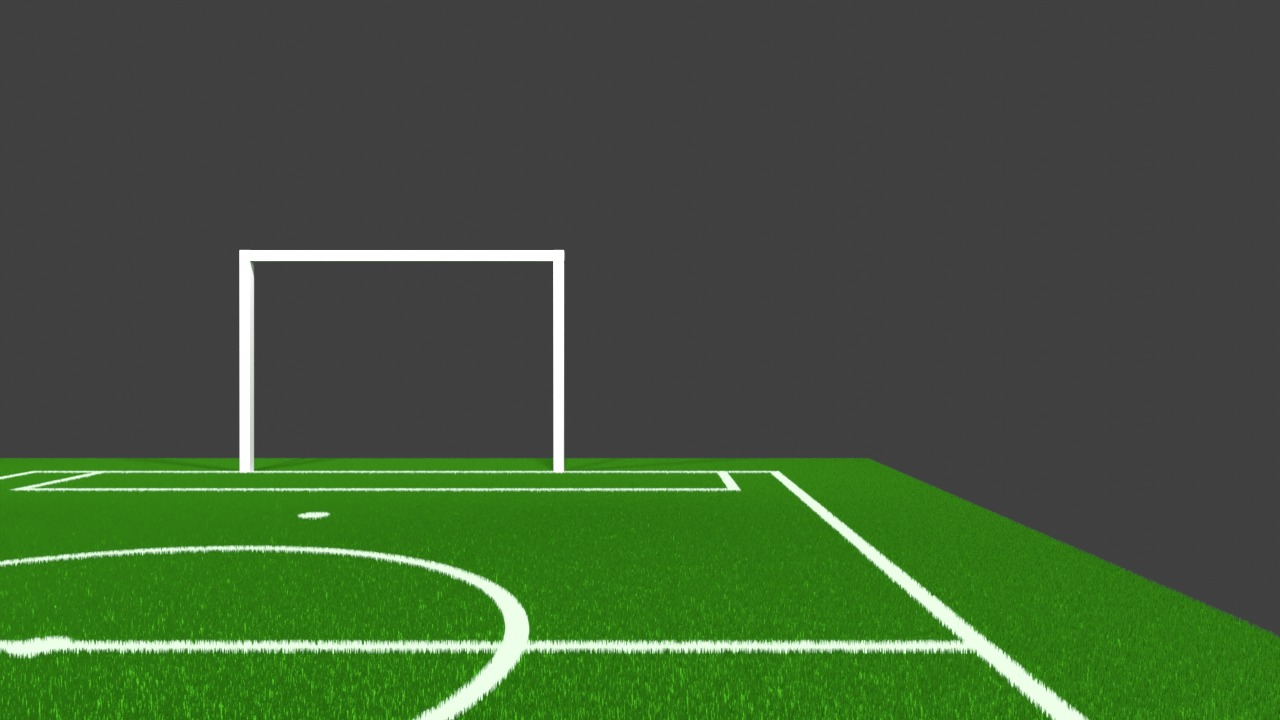
//> input picture ALTAIR_vision/samplesIMG/WhatsApp Image 2024-12-21 at 15.46.52.jpeg, 1280 x 720 px, given in place of sample3.mp4, which was not available
$ ./ball   (built with g++ and OpenCV 4)
//> lines starting //> are read from the running program, lines starting //| are printed output that depends on the picture; after the words box and inside, x2 and y2 are one past the last pixel; in counts of white or black regions, pixels touching at a corner belong together; pictures that were not available may be replaced by others from this repository, and a replacement may not be noted
### ALTAIR_vision/ball_detection/include/ball.hpp
#ifndef BALL
#define BALL

#include <opencv2/opencv.hpp>
#include <iostream>
#include <utility>
#include <vector>
#include <numeric>


// Global variables to mimic the Python global variables (center_x, center_y)
extern int center_x ;
extern int center_y ;

// Function declarations
cv::Mat ball(const cv::Mat &frame) ;
std::pair<cv::Mat, cv::Mat> field(const cv::Mat &frame);
std::pair<int, int> find_first_last_orange(const cv::Mat &line_data, int line_start) ;
std::pair<int, int> find_top_bottom_orange(const cv::Mat &column_data, int col_start) ;
std::vector<double> movingAverage(const std::vector<double>& data, int windowSize) ;
cv::Mat detect(const cv::Mat &mask_ball, const cv::Mat &mask_field, cv::Mat frame, std::vector<double>& distanceHistory, int movingAverageWindow) ;


#endif

### ALTAIR_vision/ball_detection/ball.cpp
#include "ball.hpp"

// Global variable definitions
int center_x = 0;
int center_y = 0;

cv::Mat ball(const cv::Mat &frame) {
    // Convert to HSV color space
    cv::Mat hsv;
    cv::cvtColor(frame, hsv, cv::COLOR_BGR2HSV);

    // Define lower and upper bounds for orange color
    cv::Scalar lower_orange(1, 80, 20);
    cv::Scalar upper_orange(25, 255, 255);

    // Threshold the HSV image to get only orange colors
    cv::Mat mask_ball;
    cv::inRange(hsv, lower_orange, upper_orange, mask_ball);

    // Create a kernel of ones for morphological operations
    cv::Mat kernel = cv::Mat::ones(15, 15, CV_8U);
    cv::morphologyEx(mask_ball, mask_ball, cv::MORPH_CLOSE, kernel);

    return mask_ball;
}

std::pair<cv::Mat, cv::Mat> field(const cv::Mat &frame) {
    // Define lower and upper bounds for green color
    cv::Scalar low_green(30, 30, 45);
    cv::Scalar up_green(85, 255, 255);

    // Convert the frame to HSV color space
    cv::Mat hsv;
    cv::cvtColor(frame, hsv, cv::COLOR_BGR2HSV);

    // Create an elliptical structuring element (kernel) for morphological operations
    cv::Mat kernel = cv::getStructuringElement(cv::MORPH_ELLIPSE, cv::Size(3, 3));

    // Threshold the HSV image to get only green colors
    cv::Mat green_mask;
    cv::inRange(hsv, low_green, up_green, green_mask);

    // Perform erosion followed by dilation
    cv::Mat green_mask1, green_mask2;
    cv::erode(green_mask, green_mask1, kernel, cv::Point(-1,-1), 1);
    cv::dilate(green_mask1, green_mask2, kernel, cv::Point(-1,-1), 6);

    // Find contours in the mask
    std::vector<std::vector<cv::Point>> contours;
    std::vector<cv::Vec4i> hierarchy;
    cv::findContours(green_mask2, contours, hierarchy, cv::RETR_EXTERNAL, cv::CHAIN_APPROX_SIMPLE);

    if (contours.empty()) {
        // If no contours found, return the original frame and an empty mask of the same size as green_mask2
        return std::make_pair(frame, cv::Mat::zeros(green_mask2.size(), green_mask2.type()));
    }

    // Find the largest contour based on area
    double max_area = 0;
    int max_index = -1;
    for (size_t i = 0; i < contours.size(); i++) {
        double area = cv::contourArea(contours[i]);
        if (area > max_area) {
            max_area = area;
            max_index = static_cast<int>(i);
        }
    }

    std::vector<cv::Point> largest_contour = contours[max_index];

    // Compute the convex hull of the largest contour
    std::vector<cv::Point> hull;
    cv::convexHull(largest_contour, hull);

    // Create a mask of zeros and draw the convex hull on it
    cv::Mat mask = cv::Mat::zeros(green_mask2.size(), green_mask2.type());
    std::vector<std::vector<cv::Point>> hulls;
    hulls.push_back(hull);
    cv::drawContours(mask, hulls, -1, cv::Scalar(255), cv::FILLED);

    // Create ROI by masking the original frame
    cv::Mat roi_frame;
    cv::bitwise_and(frame, frame, roi_frame, mask);

    return std::make_pair(roi_frame, mask);
}

// [66 lines left out: functions find_first_last_orange, find_top_bottom_orange, movingAverage, not called in this run]

cv::Mat detect(const cv::Mat &mask_ball, const cv::Mat &mask_field, cv::Mat frame, std::vector<double>& distanceHistory, int movingAverageWindow) {

    cv::Mat blurred_ball_mask;
    cv::GaussianBlur(mask_ball, blurred_ball_mask, cv::Size(9, 9), 2);

    // Detect circles using HoughCircles
    std::vector<cv::Vec3f> circles;
    cv::HoughCircles(blurred_ball_mask, circles, cv::HOUGH_GRADIENT, 1.2, 50, 50, 30, 1, 1000);

    if (!circles.empty()) {
        // Convert circle parameters to integer values (the rounding is achieved by casting after rounding)
        for (size_t i = 0; i < circles.size(); i++) {
            int x = cvRound(circles[i][0]);
            int y = cvRound(circles[i][1]);
            int r = cvRound(circles[i][2]);
            int stroke = static_cast<int>(1.1 * r);

            // Horizontal line processing
            int line_y = y;
            int line_x_start = std::max(0, x - stroke);
            int line_x_end = std::min(mask_ball.cols - 1, x + stroke);
            // Get a horizontal slice (row) from mask_ball with proper range
            cv::Rect hRect(line_x_start, line_y, line_x_end - line_x_start, 1);
            if (hRect.width <= 0) {
                continue;
            }
            cv::Mat orange_hline = mask_ball(hRect).clone();
            // Reshape to 1 row for processing
            orange_hline = orange_hline.reshape(0, 1);

            std::pair<int, int> first_last = find_first_last_orange(orange_hline, line_x_start);
            int first_orange = first_last.first;
            int last_orange = first_last.second;

            if (first_orange == -1 || last_orange == -1) {
                continue;
            }

            int total_x_pixel = last_orange - first_orange;
            int r_new = total_x_pixel / 2;
            int x_new = first_orange + r_new;

            // Vertical line processing
            int line_x = x_new;
            int line_y_start = y - stroke;
            int line_y_end = y + stroke;

            // Clamp vertical boundaries
            line_y_start = std::max(0, line_y_start);
            line_y_end = std::min(mask_ball.rows - 1, line_y_end);
            if (line_y_end - line_y_start <= 0) {
                continue;
            }
            cv::Rect vRect(line_x, line_y_start, 1, line_y_end - line_y_start);
            cv::Mat orange_vline = mask_ball(vRect).clone();

            // Reshape to single column
            orange_vline = orange_vline.reshape(0, orange_vline.rows);

            std::pair<int, int> top_bot = find_top_bottom_orange(orange_vline, line_y_start);
            int top_orange = top_bot.first;
            int bot_orange = top_bot.second;

            if (top_orange == -1 || bot_orange == -1) {
                continue;
            }

            int total_y_pixel = abs(top_orange - bot_orange);
            int y_new = bot_orange - (total_y_pixel / 2);

            if (y_new != y) {
                line_y = y_new;
                cv::Rect hRect2(line_x_start, line_y, line_x_end - line_x_start, 1);
                if (hRect2.width <= 0) {
                    continue;
                }
                cv::Mat orange_hline2 = mask_ball(hRect2).clone();
                orange_hline2 = orange_hline2.reshape(0, 1);
                std::pair<int, int> first_last2 = find_first_last_orange(orange_hline2, line_x_start);
                first_orange = first_last2.first;
                last_orange = first_last2.second;

                if (first_orange == -1 || last_orange == -1) {
                    continue;
                }

                total_x_pixel = last_orange - first_orange;
                r_new = total_x_pixel / 2;
                x_new = first_orange + r_new;
            }

            int R = static_cast<int>(r_new * 1.5);  // jarak deteksi

            int x1 = std::max(x_new - R, 0);
            int y1 = std::max(y_new - R, 0);
            int x2 = std::min(x_new + R, frame.cols);
            int y2 = std::min(y_new + R, frame.rows);
            // cv::rectangle(frame, Point(x1, y1), Point(x2, y2), Scalar(0, 255, 0), 2);

            // Compute the ratio of green in the surrounding field area
            cv::Rect surroundingRect(x1, y1, x2 - x1, y2 - y1);
            cv::Mat surrounding_field = mask_field(surroundingRect);
            double field_pixels = cv::countNonZero(surrounding_field);
            double field_ratio = field_pixels / (surrounding_field.size().area());

            // Compute the ratio of orange in the surrounding ball area
            cv::Mat surrounding_ball = mask_ball(surroundingRect);
            double ball_pixels = cv::countNonZero(surrounding_ball);
            double ball_ratio = ball_pixels / (surrounding_ball.size().area());

            if ((field_ratio > 0.16) && (ball_ratio < 0.47)) {
                cv::line(frame, cv::Point(x_new, y_new + r_new), cv::Point(x_new, y_new - r_new), cv::Scalar(0, 255, 0), 2);
                cv::line(frame, cv::Point(x_new - r_new, y_new), cv::Point(x_new + r_new, y_new), cv::Scalar(0, 255, 0), 2);
                cv::circle(frame, cv::Point(x_new, y_new), r_new, cv::Scalar(0, 255, 0), 2);
            } else {
                continue;
            }

          double actual_diameter=0.13;
          double focal_length=710.1;
          int detected_diameter=total_x_pixel;
          double distance=0;

          if(detected_diameter==0){
              distance=0 ;
          } else {
              distance=(actual_diameter*focal_length)/detected_diameter ;
          }

          distanceHistory.push_back(distance);

          // Apply moving average if we have enough data points
          if(distanceHistory.size() >= movingAverageWindow) {
              std::vector<double> smoothedDistances=movingAverage(distanceHistory,movingAverageWindow);

              // The latest smoothed distance is at the end of the vector
              double smoothedDistance=smoothedDistances.back();

              // Trend Analysis (Linear Extrapolation)
              double predictedDistance=0;
              if(smoothedDistances.size() >= 2){
                  double currentSmoothed=smoothedDistances.back();
                  double previousSmoothed=smoothedDistances[smoothedDistances.size()-2];
                  double trend=currentSmoothed-previousSmoothed;
                  predictedDistance = currentSmoothed+trend;
              }

              char text[200];
              sprintf(text,"Distance: %.2f m (Smoothed: %.2f m Predicted: %.2f m)",distance ,smoothedDistance,predictedDistance);
              cv::putText(frame,text ,cv::Point(0,40),cv::FONT_HERSHEY_SIMPLEX ,0.6 ,cv::Scalar(255 ,255 ,255),2 );

              printf( "Distance: %.2f m (Smoothed: %.2f m Predicted: %.2f m)\n",distance ,smoothedDistance,predictedDistance);
          } else {
              char text[100];
              sprintf(text,"Distance: %.2f m",distance );
              cv::putText(frame,text ,cv::Point(x_new-r_new,y_new+r_new+40),cv::FONT_HERSHEY_SIMPLEX ,0.6 ,cv::Scalar(255 ,255 ,255),2 );
          }

         cv::line(frame ,cv::Point(center_x,center_y),cv::Point(x_new ,y_new),cv::Scalar(255 ,255 ,255),2 );

         break ;
      }
   }

   return frame ;
}
int main() {
    // Open video file or camera stream
    cv::VideoCapture cap("/home/abyan/Documents/testing_CVc++/ALTAIR_vision/samplesIMG/sample3.mp4");
    // VideoCapture cap(0, CAP_V4L2);

    if (!cap.isOpened()) {
        std::cout << "Error: No Video Opened" << std::endl;
        return -1;
    }

    // Uncommented VideoWriter code as in the original Python code
    int fourcc = cv::VideoWriter::fourcc('m', 'p', '4', 'v');
    double fps = cap.get(cv::CAP_PROP_FPS);
    int width = static_cast<int>(cap.get(cv::CAP_PROP_FRAME_WIDTH));
    int height = static_cast<int>(cap.get(cv::CAP_PROP_FRAME_HEIGHT));
    cv::VideoWriter out("test2.mp4", fourcc, fps, cv::Size(width, height));

    // variables for measuring fps
    double currentFPS;
    double frameCount = 0;
    double startTime = static_cast<double>(cv::getTickCount());

    std::vector<double> distanceHistory; // Store the calculated distances
    int movingAverageWindow = 10; // Adjust the window size as needed

    while (true) {
        cv::Mat frame;
        bool ret = cap.read(frame);
//> frame is the input picture: 720 rows x 1280 cols, CV_8UC3; mean B, G, R 56.8, 88.4, 65.6
        if (!ret) {
            break;
        }

        frameCount++;

        // calculated elapsed time and fps
        double elapsedTime = (cv::getTickCount() - startTime) / cv::getTickFrequency();
        if (elapsedTime > 1.0) {
            currentFPS  = frameCount / elapsedTime;
            std::cout << "Current FPS: " << currentFPS << std::endl;

            // reset for next second
            frameCount = 0;
            startTime = static_cast<double>(cv::getTickCount());
        }

        int height = frame.rows;
        int width = frame.cols;

        center_x = width / 2;
        center_y = height / 2;

        int y_start = 0;
        int y_end = height;
        int x_start = 0;
        int x_end = width;

        // Draw vertical and horizontal lines on the frame
        cv::line(frame, cv::Point(center_x, y_start), cv::Point(center_x, y_end), cv::Scalar(255, 255, 255), 1);
        cv::line(frame, cv::Point(x_start, center_y), cv::Point(x_end, center_y), cv::Scalar(255, 255, 255), 1);

        // Process the field to get segmented field and its mask
        std::pair<cv::Mat, cv::Mat> fieldResult = field(frame);
//> in field, `cv::inRange(hsv, low_green, up_green, green_mask);`:
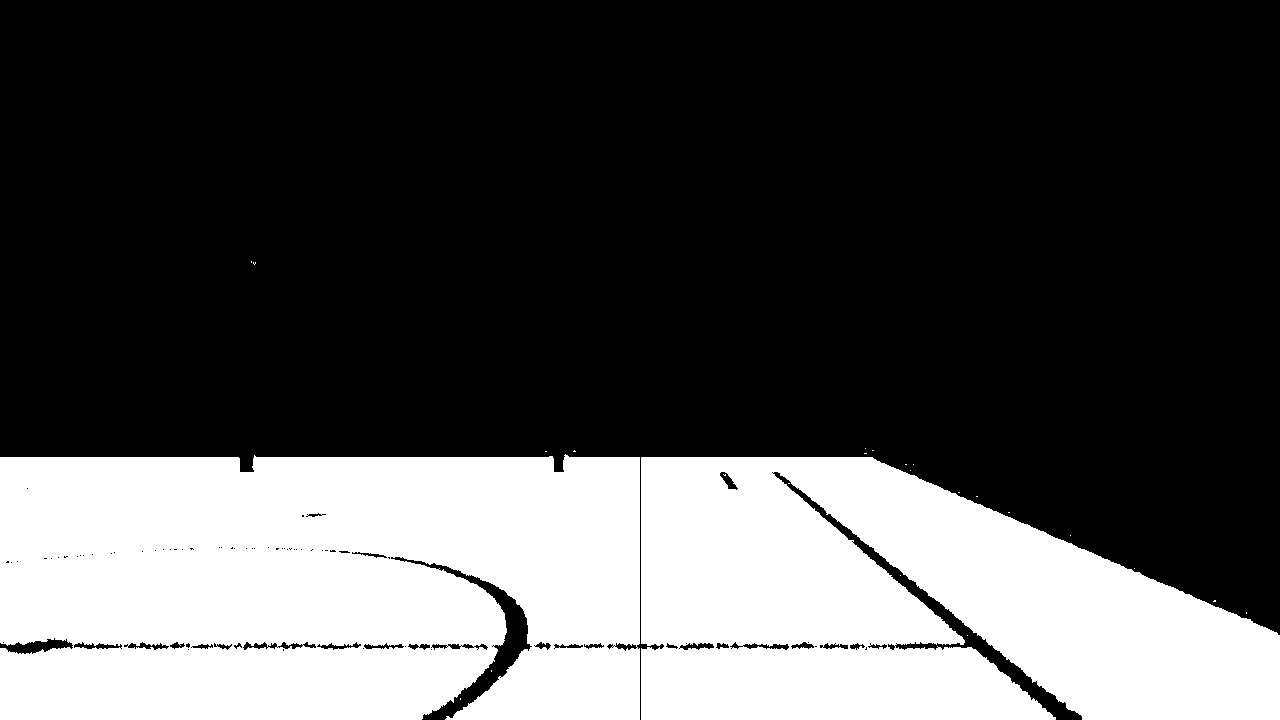
//> green_mask: 720 rows x 1280 cols, CV_8UC1; 31.3% white; 25 white regions (23 under 20 px), largest, box (x1, y1, x2, y2) and area: (0, 454, 640, 720) 162179, (641, 457, 1280, 720) 126609
//> in field, `cv::dilate(green_mask1, green_mask2, kernel, cv::Point(-1,-1), 6);`:
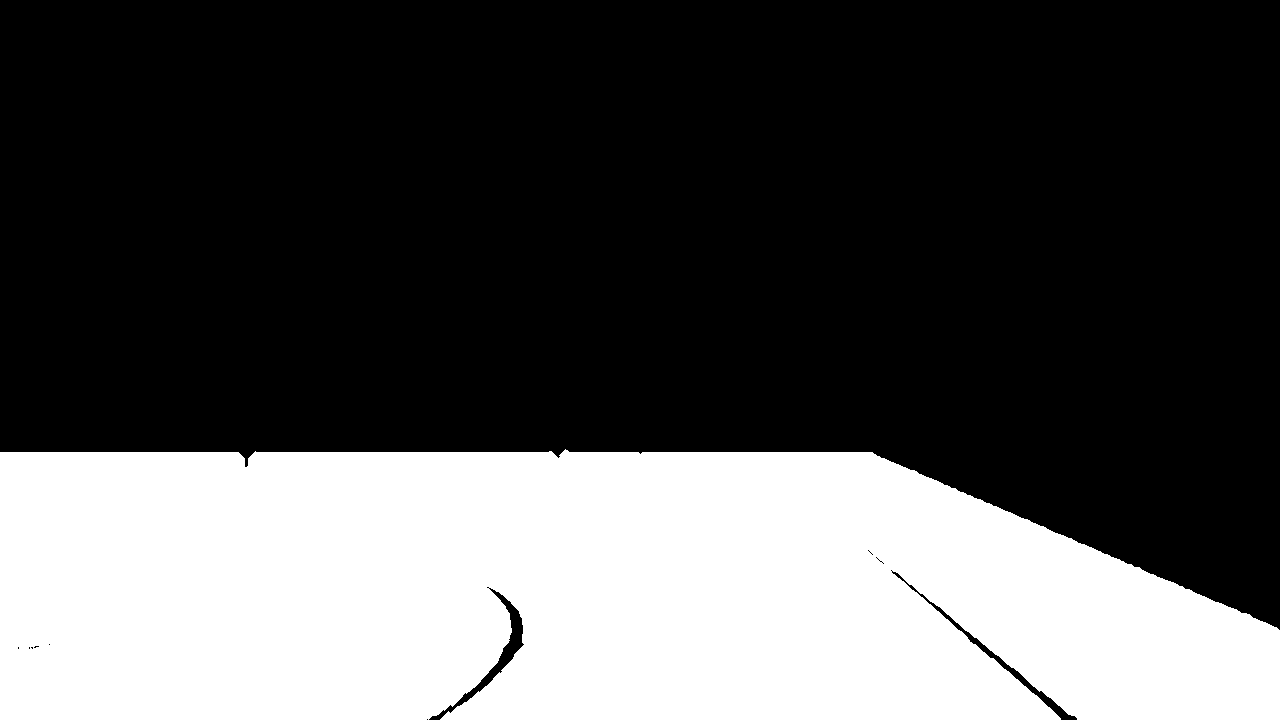
//> green_mask2: 720 rows x 1280 cols, CV_8UC1; 33% white; 1 white region
//> in field, `cv::findContours(green_mask2, contours, hierarchy, cv::RETR_EXTERNAL, ..`: contours = 1 contour; box (x1, y1, x2, y2) and area: (0, 449, 1280, 720) 302454
//> the loop in field, `for (size_t i = 0; i < contours.size(); i++)` made 1 pass
//> (area, max_area) on pass 1: (302453.5, 302453.5)
//> after the loop in field, `for (size_t i = 0; i < contours.size(); i++)`: max_area = 302453.5; max_index = 0
//> in field, `std::vector<cv::Point> largest_contour = contours[max_index];`: largest_contour = contour of 523 points, box (x1, y1, x2, y2) (0, 449, 1280, 720), area 302454
//> in field, `cv::convexHull(largest_contour, hull);`: hull = 9 Points (x, y): [872, 452], [914, 470], [1249, 614], [1276, 627], [1279, 630], [1279, 719], [0, 719], [0, 452], [565, 449]
//> in field, `hulls.push_back(hull);`: hulls = 1 contour; box (x1, y1, x2, y2) and area: (0, 449, 1280, 720) 307194
//> in field, `cv::bitwise_and(frame, frame, roi_frame, mask);`:
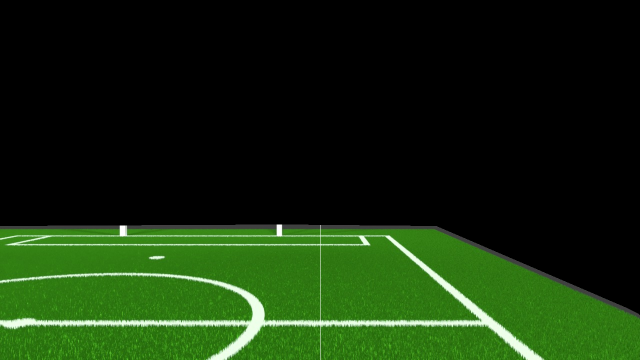
//> roi_frame: 720 rows x 1280 cols, CV_8UC3 (shown at 1/2 size); mean B, G, R 12.6, 44.1, 21.4
        cv::Mat seg_field = fieldResult.first;
        cv::Mat mask_field = fieldResult.second;
        cv::Mat mask_ball = ball(seg_field);
        cv::Mat final_frame = detect(mask_ball, mask_field, frame, distanceHistory, movingAverageWindow);
//> in detect, `cv::HoughCircles(blurred_ball_mask, circles, cv::HOUGH_GRADIENT, 1.2, ..`: circles = empty
//> distanceHistory = empty

        if (!final_frame.empty()) {

            // Overlay FPS on the frame
            std::string fpsText = "FPS: " + std::to_string(static_cast<int>(currentFPS));
            cv::putText(final_frame, fpsText, cv::Point(10, 30), cv::FONT_HERSHEY_SIMPLEX, 1, cv::Scalar(0, 255, 0), 2);
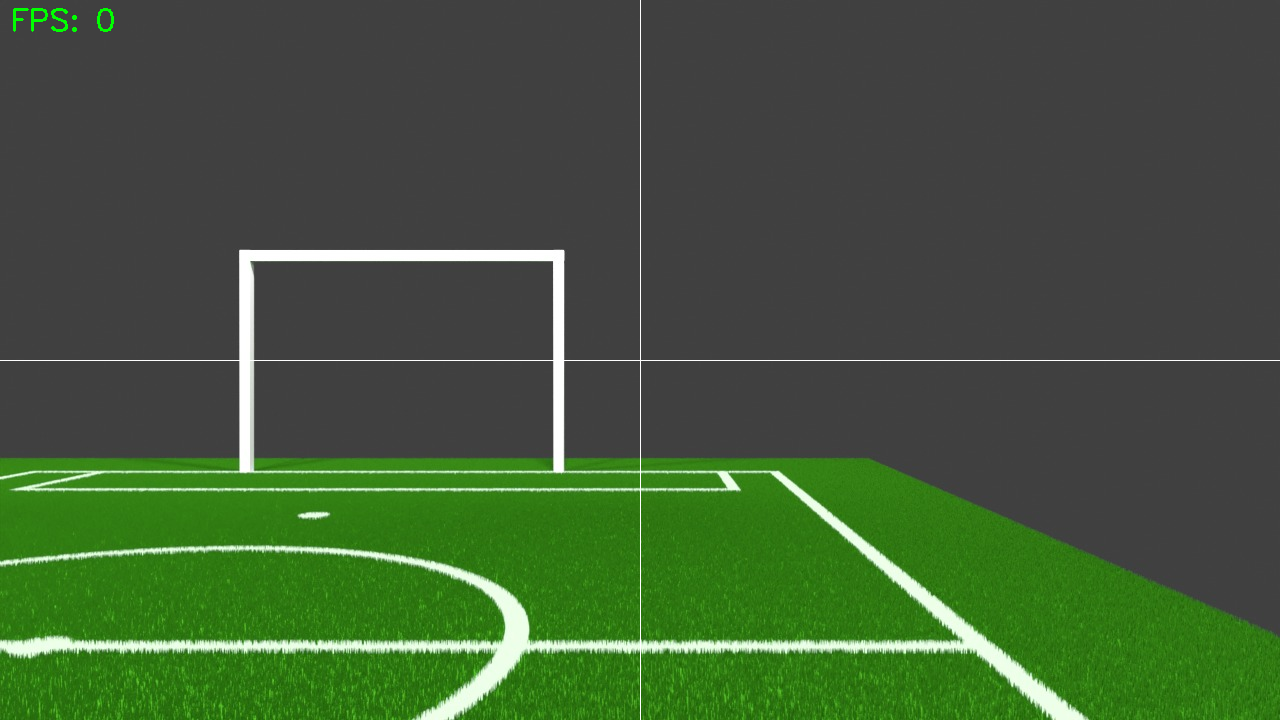
//> final_frame: 720 rows x 1280 cols, CV_8UC3; mean B, G, R 57.2, 89, 66

            // Write the frame with overlay to output video
            out.write(final_frame);

            cv::imshow("ball detect", final_frame);
        }

        if (cv::waitKey(1) == 'q') {
//> the 'q' key is pressed
            break;
        }
    }

    out.release();
    cap.release();
    cv::destroyAllWindows();
    return 0;
}
